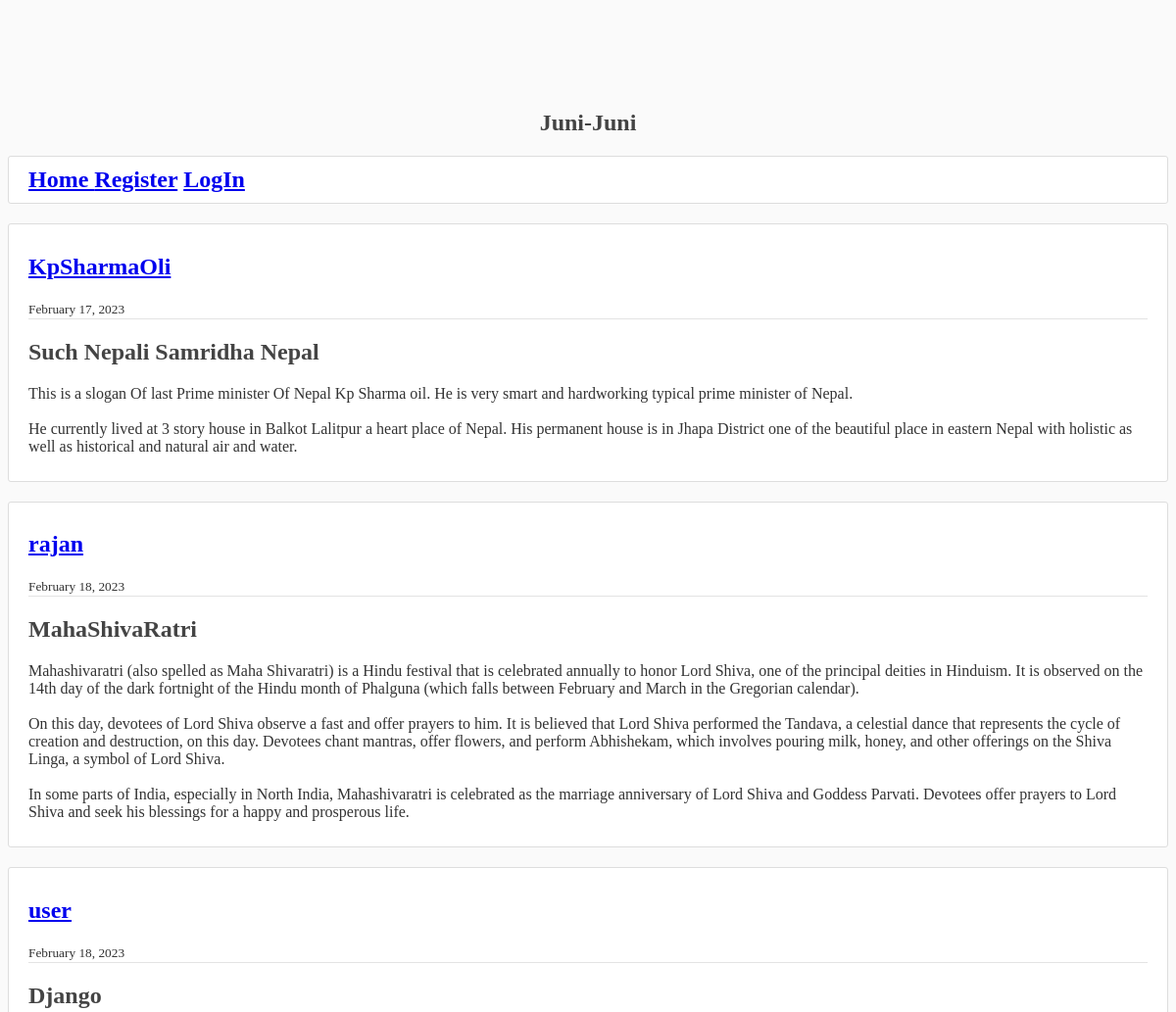
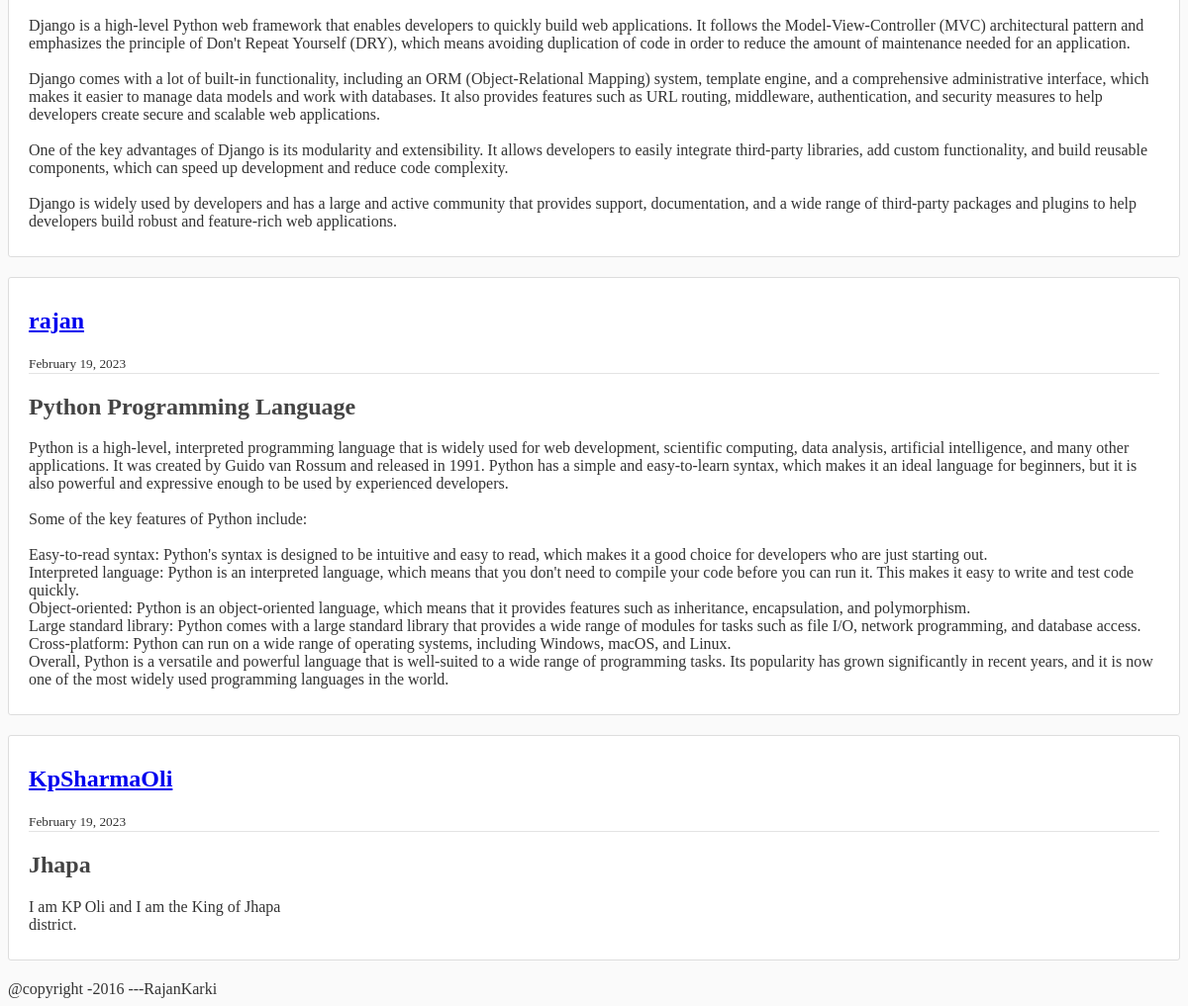
Before: / with the older database file (2 pictures, top to bottom).
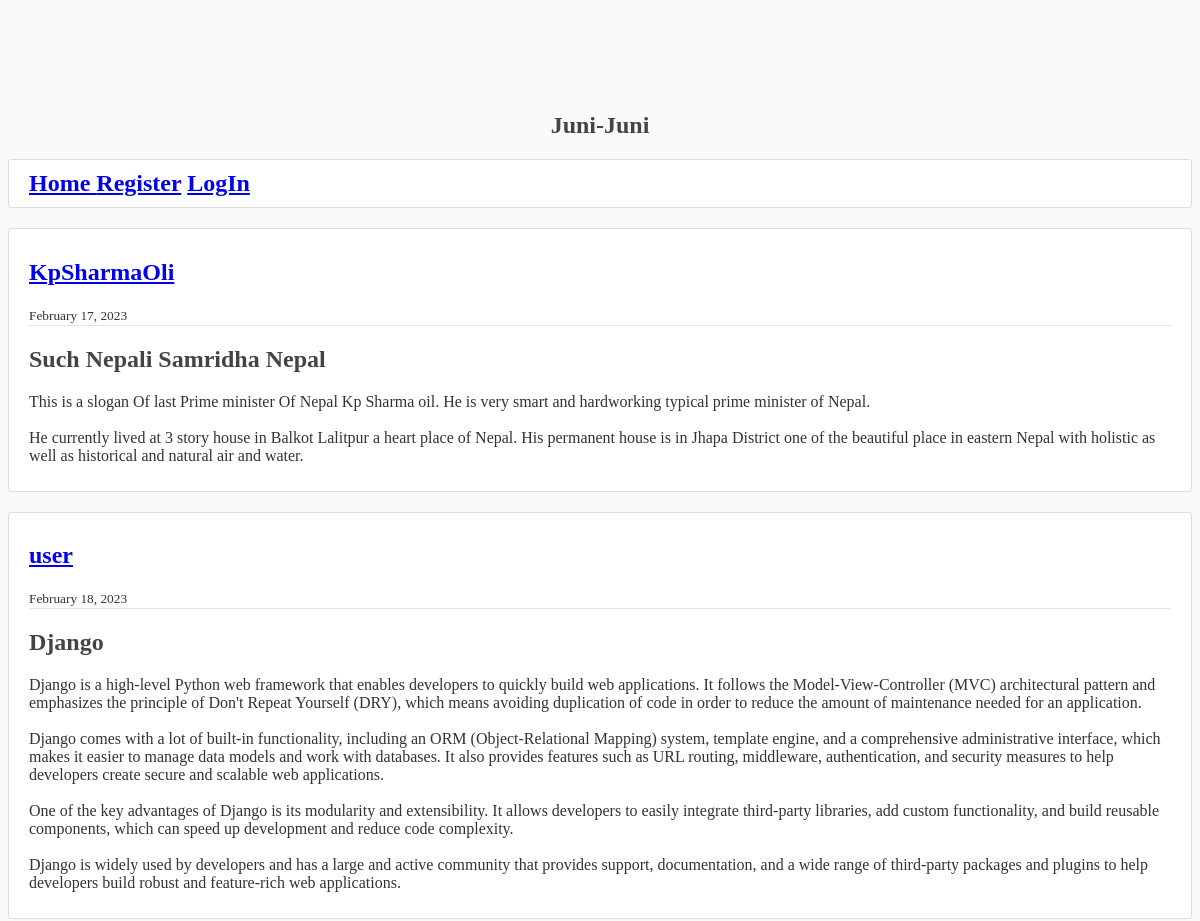
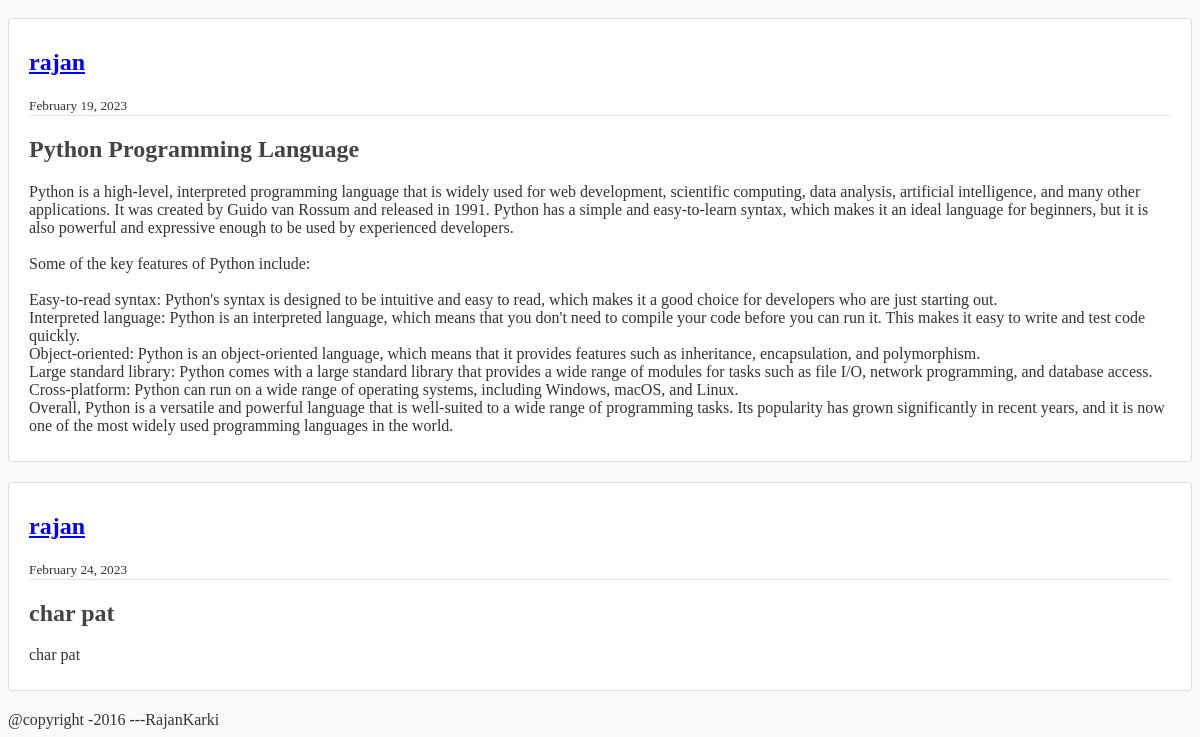
After: the same page with the newer database file (2 pictures, top to bottom).
### juni_juni/models.py (models this page shows, shortened)
class Poet(models.Model):
    headline = models.CharField(max_length=280)
    Description = models.TextField()
    date_posted = models.DateField(auto_now_add=True)
    lekhak = models.ForeignKey(User, on_delete= models.CASCADE)

### juni_juni/views.py (the view)
# urls.py: path('', views.home, name = 'poet-home'),
def home(request):
    poets = Poet.objects.all()
    context = {
        'poets':poets
    }
    return render(request, 'juni_juni/home.html', context)

### juni_juni/templates/juni_juni/home.html
{%extends 'juni_juni/base.html'%}
{%block content%}
{%for poet in poets%}
<article class="media content-section">
      <div class="media-body">
        <div class="article-metadata">
          <h2 class="mr-2"><a href='{%url 'poet-detail' poet.id%}'>{{ poet.lekhak }}</a></h2>
          <small class="text-muted">{{ poet.date_posted|date:'F d, Y' }}</small>
        </div>
        <h2><a class="article-title">{{ poet.headline }}</a></h2>
        <p class="article-content">{{ poet.Description }}</p>
      </div>
    </article>
{% endfor %}
{%endblock content%}

### juni_juni/templates/juni_juni/base.html (shortened to what this page needs)
{%load static%}
<!DOCTYPE html>
<html>
    <head>
        <link rel="stylesheet"  type = 'text/css' href="{%static 'juni_juni/main.css'%}">
    </head>
    <body>
        <nav class="navbar navbar-dark bg-primary">
            <h1 class="navbar-toggle" href="#"><center>Juni-Juni</center><h1/>
            <div class="collapse navbar-collapse" id="navbarNavAltMarkup">
              <div class="navbar-nav">
                <div class = 'content-section'>
                <a class="nav-item nav-link active" href="{%url 'poet-home'%}">Home </a>
                {%if user.is_authenticated%}
                <a class="nav-item nav-link" href="{%url 'poet-create'%}">Create A Poet</a>
                <a class="nav-item nav-link" href="{%url 'logout'%}">LogOut</a>
                {%else %}
                <a class="nav-item nav-link disabled" href="{%url 'register'%}">Register</a>
                <a class="nav-item nav-link" href="{%url 'login'%}">LogIn</a>
                {%endif%}
              </div>
            </div>
          </nav>
        {%block content%}{%endblock content%}
    <footer>@copyright -2016  ---RajanKarki</footer>
    </body>
</html>

### juni_juni/static/juni_juni/main.css (style rules this page uses)
body { background: #fafafa; color: #333333; margin-top: 7rem; }
h1, h2, h3, h4, h5, h6 { color: #444444; }
.content-section { background: #ffffff; padding: 10px 20px; border: 1px solid #dddddd; border-radius: 3px; margin-bottom: 20px; }
.article-title { color: #444444; }
.article-content { white-space: pre-line; }
.article-metadata { padding-bottom: 1px; margin-bottom: 4px; border-bottom: 1px solid #e3e3e3 }

Changed rows visible on the page:
removed Poet: lekhak "rajan", date_posted "February 18, 2023", headline "MahaShivaRatri", Description "Mahashivaratri (also spelled as Maha Shivaratri) is a Hindu festival that is celebrated annually to honor Lord Shiva, one of the principal deities in Hinduism. It is observed on the 14th day of the dark fortnight of the Hindu month of Phalguna (which falls between February and March in the Gregorian calendar). On this day, devotees of Lord Shiva observe a fast and offer prayers to him. It is believed that Lord Shiva performed the Tandava, a celestial dance that represents the cycle of creation and destruction, on this day. Devotees chant mantras, offer flowers, and perform Abhishekam, which involves pouring milk, honey, and other offerings on the Shiva Linga, a symbol of Lord Shiva. In some…"
removed Poet: lekhak "KpSharmaOli", date_posted "February 19, 2023", headline "Jhapa", Description "I am KP Oli and I am the King of Jhapa district."
added Poet: lekhak "rajan", date_posted "February 24, 2023", headline "char pat", Description "char pat"
